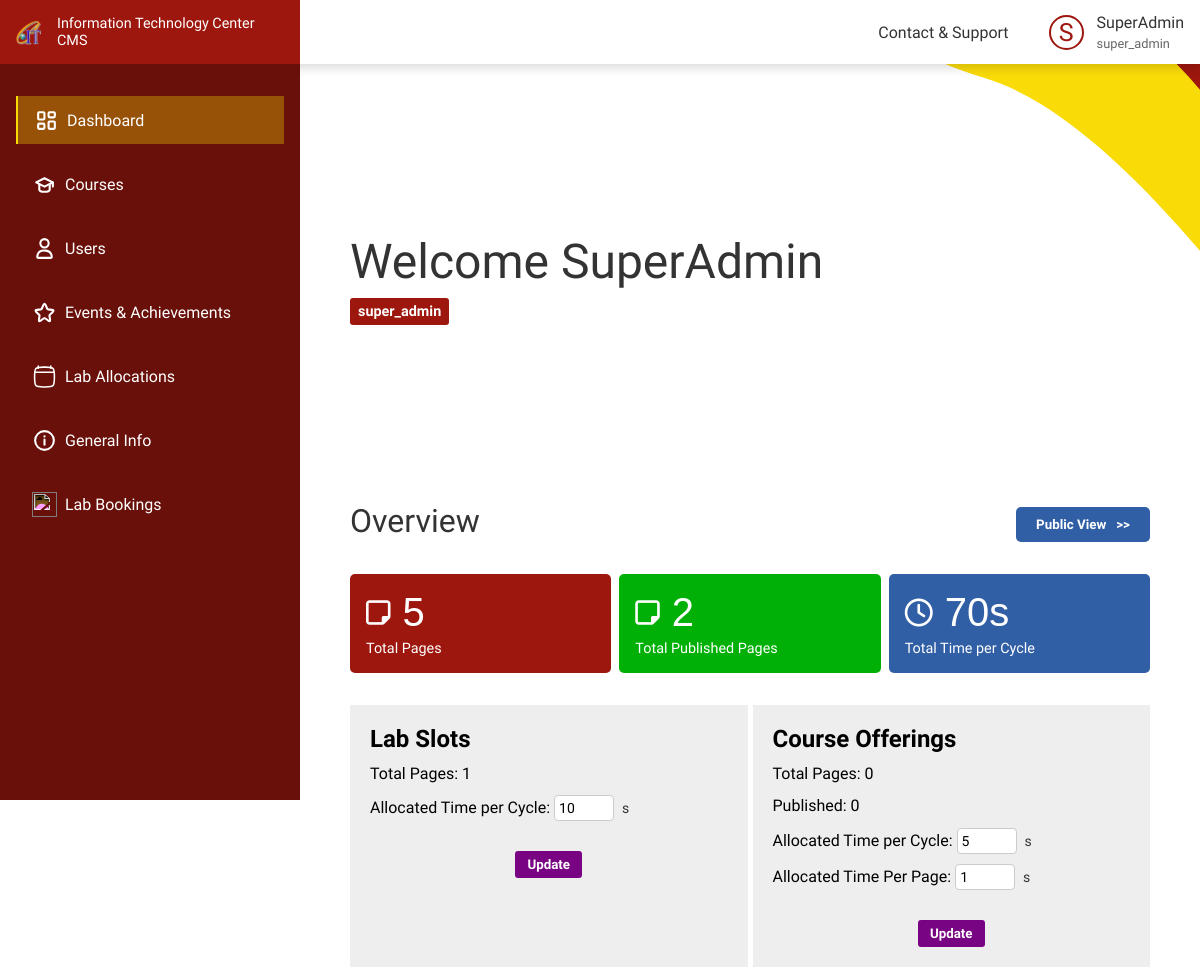
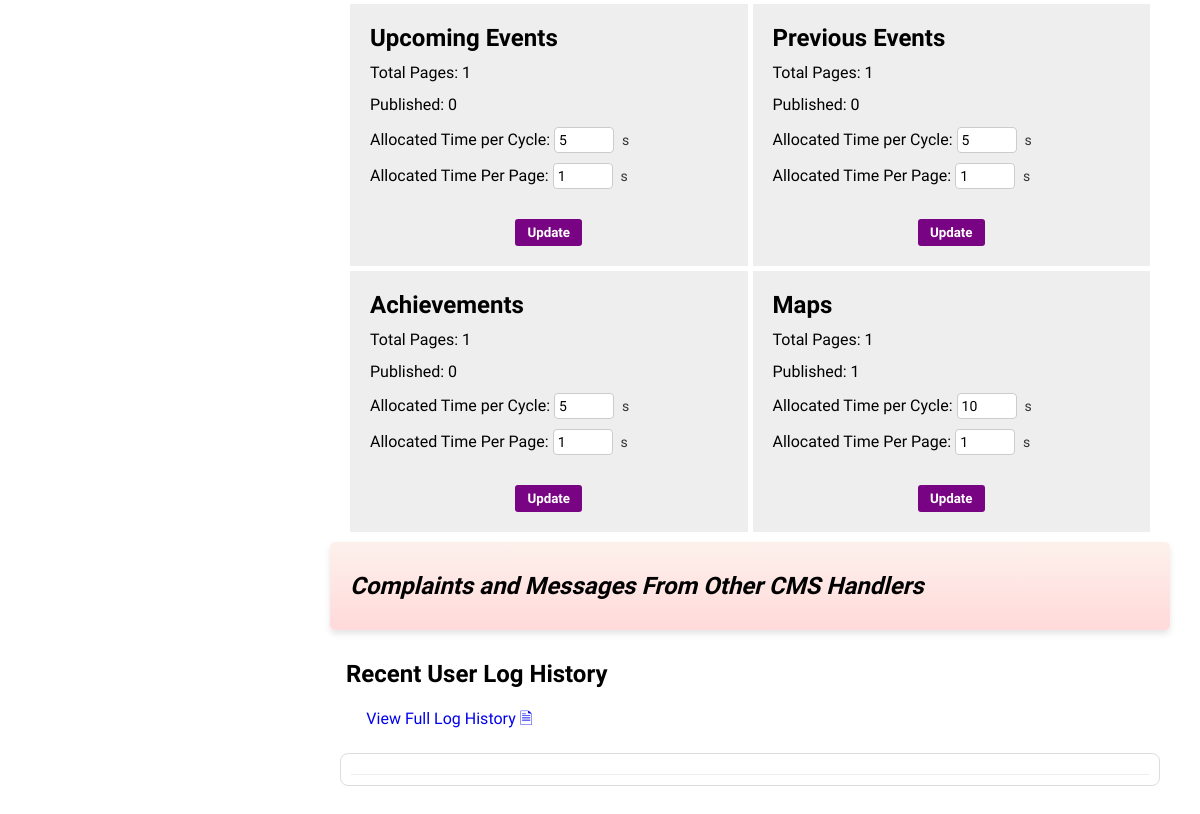
Screenshot of / (signed in) with the database file from the repository (2 pictures, top to bottom).
### tables this page shows
CREATE TABLE IF NOT EXISTS `user` (
  `u_id` int(10) UNSIGNED NOT NULL AUTO_INCREMENT,
  `user_name` varchar(50) NOT NULL,
  `email` varchar(100) NOT NULL,
  `password` varchar(255) NOT NULL,
  `contact` varchar(20) NOT NULL,
  `clearense` varchar(20) NOT NULL,
  PRIMARY KEY (`u_id`)
);

CREATE TABLE IF NOT EXISTS `dashboard` (
  `feature` varchar(100) NOT NULL,
  `time` int(11) DEFAULT '0',
  `time_slide` int(10) DEFAULT NULL,
  PRIMARY KEY (`feature`)
);

### config.php (called while the page is built, shortened)
<?php
$clearenceStatus = [
    'super_admin' => 2,
    'admin' => 1,
    'course_c' => 0
];

### backend/functions/upcomingevents.php (called while the page is built, shortened)
<?php
include_once $_SERVER['DOCUMENT_ROOT'] . "/config.php";
function getUpcomingEvents()
{
    global $conn;
    $sql = "SELECT * FROM upcoming_event";
    $res = mysqli_query($conn, $sql);
    $result = array();
    if (mysqli_num_rows($res) > 0) {
        while ($row = mysqli_fetch_assoc($res)) {
            $result[] = $row;
        }
    } else {
        $result = array('error' => mysqli_error($conn));
    }
    return $result;
}
function getUpcomingEventsDisplay()
{
    global $conn;
    $formattedToday = date("Y:m:d");
    $sql = "SELECT * FROM upcoming_event WHERE published = 1 AND ? >= display_from AND ? <= display_to";
    $stmt = mysqli_prepare($conn, $sql);
    mysqli_stmt_bind_param($stmt, "ss", $formattedToday, $formattedToday);
    $result = array();
    if (mysqli_stmt_execute($stmt)) {
        $res = mysqli_stmt_get_result($stmt);
    } else {
        $result = array('error' => mysqli_error($conn));
    }
    return $result;
}

### backend/functions/dashboard.php (called while the page is built, shortened)
<?php
include_once $_SERVER['DOCUMENT_ROOT'] . "/config.php";
include_once $_SERVER['DOCUMENT_ROOT'] . "/backend/functions/previousevents.php";
include_once $_SERVER['DOCUMENT_ROOT'] . "/backend/functions/upcomingevents.php";
include_once $_SERVER['DOCUMENT_ROOT'] . "/backend/functions/course.php";
include_once $_SERVER['DOCUMENT_ROOT'] . "/backend/functions/achivements.php";
include_once $_SERVER['DOCUMENT_ROOT'] . "/backend/functions/maps.php";
function getTimes()
{
    global $conn;
    $dashboardData = array();
    $result = $conn->query("SELECT * FROM `dashboard`");
    while ($row = $result->fetch_assoc()) {
        $dashboardData[$row['feature']] = $row;
    }
    return $dashboardData;
}
function getDashboardData()
{
    $upcomingRows = sizeof(getUpcomingEvents());
    $previousRows = sizeof(getPreviousEvents());
    $achivementRows = sizeof(getAchivements());
    $courseRows = sizeof(getCourses());
    $mapsRows = sizeof(getMaps());
    $upcomingPRows = sizeof(getUpcomingEventsDisplay());
    $previousPRows = sizeof(getPreviousEventsDisplay());
    $achivementPRows = sizeof(getAchivementDisplay());
    $coursePRows = sizeof(getCoursesDisplay());
    $mapsPRows = sizeof(getMaps());
    $result = getTimes();
    $totalPages = 1 + $upcomingRows + $previousRows + $achivementRows + $courseRows + $mapsRows;
    $totalPagesP = 1 + $upcomingPRows + $previousPRows + $achivementPRows + $coursePRows + $mapsPRows;
    $totalTime = 0;
    $pages = array(
        'Lab Slots' => 1,
        'Course Offerings' => $courseRows,
        'Upcoming Events' => $upcomingRows,
        'Previous Events' => $previousRows,
        'Achievements' => $achivementRows,
        'Maps' => $mapsRows,
    );
    $pagesP = array(
        'Lab Slots' => 1,
        'Course Offerings' => $coursePRows,
        'Upcoming Events' => $upcomingPRows,
        'Previous Events' => $previousPRows,
        'Achievements' => $achivementPRows,
        'Maps' => $mapsPRows,
    );
    foreach ($result as $key => $time) {
        if ($time['feature'] == 'Lab Slots') {
            $totalTime += (4 * $time['time']);
        } else {
            $totalTime += $time['time'];
        }
    }
    $data = array(
        'total' => array(
            'time' => $totalTime,
            'pages' => $totalPages,
            'pagesP' => $totalPagesP
        )
    );
    foreach ($result as $key => $feature) {
        $data['features'][$feature['feature']] = array(
            'time' => $feature['time'],
            'time_slide' => $feature['time_slide'],
            'pages' => $pages[$feature['feature']],
            'pagesP' => $pagesP[$feature['feature']]
        );
    }
    return $data;
}

### backend/functions/previousevents.php (called while the page is built, shortened)
<?php
include_once $_SERVER['DOCUMENT_ROOT'] . "/config.php";
function getPreviousEvents()
{
    global $conn;
    $sql = "SELECT * FROM previous_event";
    $res = mysqli_query($conn, $sql);
    $result = array();
    if (mysqli_num_rows($res) > 0) {
        while ($row = mysqli_fetch_assoc($res)) {
            $result[] = $row;
        }
    } else {
        $result = array('error' => mysqli_error($conn));
    }
    return $result;
}
function getPreviousEventsDisplay()
{
    global $conn;
    $formattedToday = date("Y:m:d");
    $sql = "SELECT * FROM previous_event WHERE published = 1 AND ? >= display_from AND ? <= display_to";
    $stmt = mysqli_prepare($conn, $sql);
    mysqli_stmt_bind_param($stmt, "ss", $formattedToday, $formattedToday);
    $result = array();
    if (mysqli_stmt_execute($stmt)) {
        $res = mysqli_stmt_get_result($stmt);
    } else {
        $result = array('error' => mysqli_error($conn));
    }
    return $result;
}

### backend/functions/achivements.php (called while the page is built, shortened)
<?php
include_once $_SERVER['DOCUMENT_ROOT'] . "/config.php";
function getAchivements()
{
    global $conn;
    $sql = "SELECT * FROM achievement";
    $res = mysqli_query($conn, $sql);
    $result = array();
    if (mysqli_num_rows($res) > 0) {
        while ($row = mysqli_fetch_assoc($res)) {
            $result[] = $row;
        }
    } else {
        $result = array('error' => mysqli_error($conn));
    }
    return $result;
}
function getAchivementDisplay()
{
    global $conn;
    $sql = "SELECT * FROM achievement WHERE published = 1";
    $stmt = mysqli_prepare($conn, $sql);
    $result = array();
    if (mysqli_stmt_execute($stmt)) {
        $res = mysqli_stmt_get_result($stmt);
    } else {
        $result = array('error' => mysqli_error($conn));
    }
    return $result;
}

### backend/functions/course.php (called while the page is built, shortened)
<?php
include_once $_SERVER['DOCUMENT_ROOT'] . "/config.php";
function getCourses()
{
    global $conn;
    $result = $conn->query("SELECT * FROM course");
    $courses = [];
    return $courses;
}

### backend/functions/maps.php (called while the page is built, shortened)
<?php
include_once $_SERVER['DOCUMENT_ROOT'] . "/config.php";
function getMaps()
{
    global $conn;
    $sql = "SELECT * FROM map";
    $res = mysqli_query($conn, $sql);
    $result = array();
    if (mysqli_num_rows($res) > 0) {
        while ($row = mysqli_fetch_assoc($res)) {
            $result[] = $row;
        }
    } else {
        $result = array('error' => mysqli_error($conn));
    }
    return $result;
}

### index.php (the view, shortened to what this page needs)
<?php
include_once($_SERVER['DOCUMENT_ROOT'] . "/config.php");
include_once($_SERVER['DOCUMENT_ROOT'] . "/includes/header.php");
include_once $_SERVER['DOCUMENT_ROOT'] . "/backend/functions/dashboard.php";
include_once $_SERVER['DOCUMENT_ROOT'] . "/backend/functions/support.php";
$data = getDashboardData();
$support = getMessages();
?>
<!DOCTYPE html>
<html lang="en">
<head>
    <link rel="stylesheet" href="/css/dashboard.css">
</head>
<body>
    <div class="flex-box">
        <div class="left">
            <?php
            include_once(APP_ROOT . "/includes/sidebar.php");
            ?>
        </div>
        <div class="right">
            <?php
            include_once(APP_ROOT . "/includes/header.php");
            ?>
            <?php
            if ($clearenceStatus[$_SESSION['clearense']] > 0) {
                ?>
                <div class="dashboard-content">
                    <div class="elegant-widget" id="overview-widget">
                        <h2 class="widget-title">Welcome
                            <?= $_SESSION['user_name'] ?>
                            <span>
                                <?= $_SESSION['clearense'] ?>
                            </span>
                        </h2>
                    </div>
                    <div class="elegant-widget">
                        <h2>
                            Overview
                            <div class="widget-buttons">
                                <a href="/pages/preview"><button class="preview-button">Public View &nbsp; >> </button></a>
                            </div>
                        </h2>
                        <div class="row">
                            <p class="widget-info" id="total-pages"><span>
                                    <i class="fa-regular fa-note-sticky"></i>
                                    <?= $data['total']['pages'] ?>
                                </span> Total Pages </p>
                            <p class="widget-info" id="total-published-pages">
                                <span>
                                    <i class="fa-regular fa-note-sticky"></i>
                                    <?= $data['total']['pagesP'] ?>
                                </span>
                                Total Published Pages
                            </p>
                            <p class="widget-info" id="total-time-for-cycle">
                                <span>
                                    <i class="fa-regular fa-clock"></i>
                                    <?= $data['total']['time'] ?>s
                                </span>
                                Total Time per Cycle
                            </p>
                        </div>
                    </div>
                    <div class="dashboard-widgets">
                        <?php
                        foreach ($data['features'] as $key => $feature) {
                            ?>
                            <div class="widget">
                                <h2 class="widget-title">
                                    <?= $key ?>
                                </h2>
                                <p class="widget-info">Total Pages:
                                    <?= $feature['pages'] ?>
                                </p>
                                <?php if ($key != 'Lab Slots') { ?>
                                    <p class="widget-info">Published:
                                        <?= $feature['pagesP'] ?>
                                    </p>
                                <?php } ?>
                                <form method="POST" action="/backend/api/dashboard/update.php">
                                    <p class="widget-info">
                                        Allocated Time per Cycle:
                                        <input type="number" name="time" value="<?= $feature['time'] ?>"
                                            class="allocated-time-input">
                                        <span class="time-unit">s</span>
                                    </p>
                                    <?php if ($key != 'Lab Slots') { ?>
                                        <p class="widget-info">
                                            Allocated Time Per Page:
                                            <input type="number" name="time_slide" min="1" value="<?= $feature['time_slide'] ?>"
                                                class="allocated-time-input">
                                            <span class="time-unit">s</span>
                                        </p>
                                    <?php } ?>
                                    <div class="widget-buttons">
                                        <button type="submit" class="update-button">Update</button>
                                    </div>
                                </form>
                            </div>
                            <?php
                        }
                        ?>
                    </div>
                    <div class="contact-support">
                        <?php
                        if (!isset($support['error'])) {
                            echo '<div class="custom-large-card">';
                            echo "<h2><i>Complaints and Messages From Other CMS Handlers</i></h2>";
                            echo '</div>';
                        }
                        ?>
                    </div>
                    <div class="dashboard-widget" id="log-history-widget">
                        <div>
                            <h2 class="widget-title">&nbsp;Recent User Log History</h2>
                            <br>
                            <a href="/logs/user_activity.log">&emsp;View Full Log History &#128462;</a>
                        </div>
                        <br>
                        <div class="log-history-content" id="log-content">
                            <?php
                            function readLastLines($file, $lines)
                            {
                                $content = file($file);
                                $start = max(0, count($content) - $lines);
                                $output = array_slice($content, $start);
                                $reversedOutput = array_reverse($output);
                                return implode("<br>", $reversedOutput);
                            }
                            $logFile = $_SERVER['DOCUMENT_ROOT'] . "\logs\user_activity.log";
                            $logEntries = readLastLines($logFile, 15);
                            echo "<p>{$logEntries}</p>";
                            ?>
                        </div>
                    </div>
                </div>
            <?php } ?>
        </div>
</body>
</html>

### includes/header.php (shortened to what this page needs)
<?php
include $_SERVER['DOCUMENT_ROOT'] . "/includes/header_core.php";
if (isset($_SESSION['user_id'])) {
  $user_id = $_SESSION['user_id'];
  $sql = "SELECT user_name, clearense FROM user WHERE u_id = ?";
  $stmt = $conn->prepare($sql);
  $stmt->bind_param("i", $user_id);
  $stmt->execute();
  $result = $stmt->get_result();
  if ($row = $result->fetch_assoc()) {
    $username = $row['user_name'];
    $role = $row['clearense'];
  }
}
?>
<!DOCTYPE html>
<html lang="en">
<head>
  <link rel="stylesheet" href="/css/header.css">
</head>
<body>
  <header>
    <div class="menu">
      <ul>
        <li><a href="/pages/contactNsupport.php">Contact & Support</a></li>
      </ul>
    </div>
    <div class="profile">
      <div class="img">
        <?php echo isset($username) ? strtoupper(substr($username, 0, 1)) : 'G'; ?>
      </div>
      <h5>
        <?php echo isset($username) ? $username : 'Guest'; ?>
      </h5>
      <p>
        <?php echo isset($role) ? $role : 'Guest'; ?>
      </p>
    </div>
  </header>
</body>
</html>

### rows the page displays
user: user_name "S", user_name "SuperAdmin", clearense "super_admin"
dashboard: key "Lab Slots", time_slide "1", time "10", key "Maps"

### other values shown
$_SESSION['user_name'] "SuperAdmin"
$_SESSION['clearense'] "super_admin"
$data['total']['pages'] "5"
$data['total']['pagesP'] "2"
$data['total']['time'] "70"
$key "Course Offerings"
$feature['pages'] "0"
$feature['pagesP'] "0"
$key "Upcoming Events"
$feature['pages'] "1"
$key "Previous Events"
$key "Achievements"
